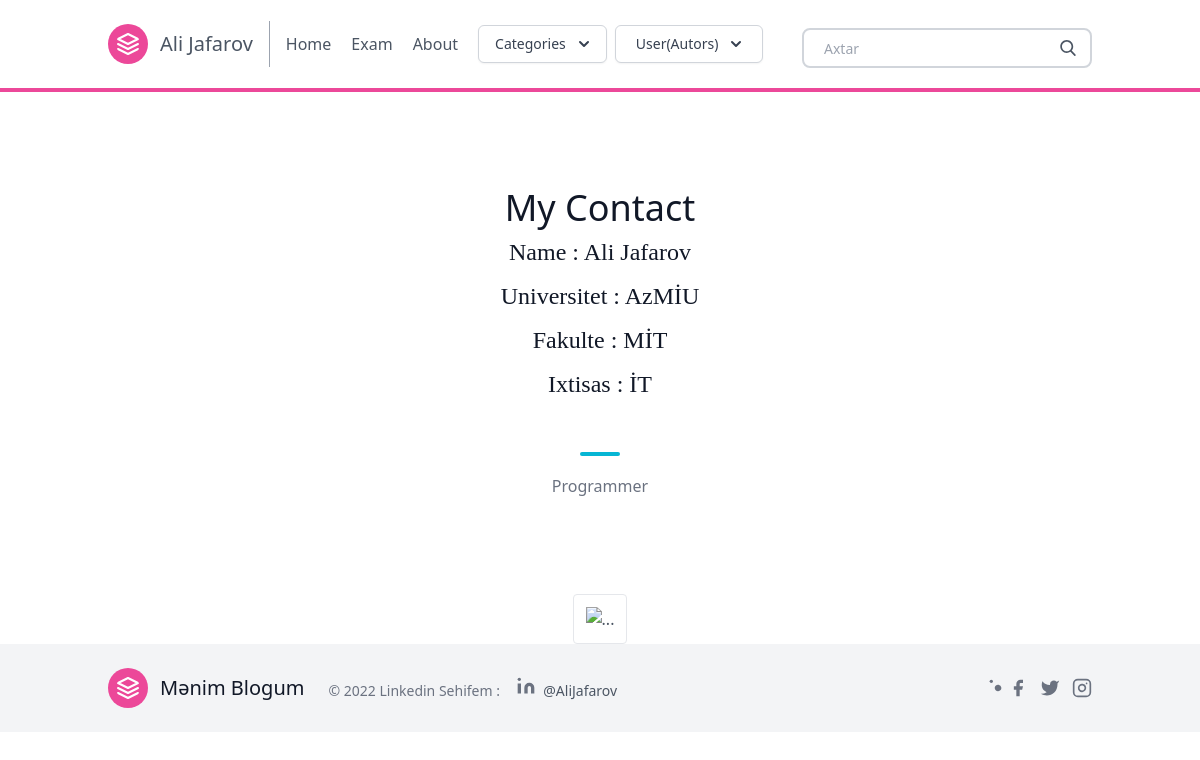
Page /exam/ on the committed database.
### posts/models.py (models this page shows, shortened)
class Exam(models.Model):
    FullName = models.CharField(max_length=20)
    Universitet = models.CharField(max_length=20, default="")
    Fakulte = models.CharField(max_length=20,default="")
    Ixtisas = models.CharField(max_length=20,default="")

### posts/views.py (the view)
# urls.py: path('exam/',exam, name='Exam'),
def exam (request):
    name=Exam.objects.get()
    Context = {
        'name': name,
    }
    return render(request,'Exam.html',Context)

### posts/templatetags/markdown_extras.py (called while the page is built)
@register.simple_tag
def get_categories():
    return Category.objects.all()

@register.simple_tag
def get_authors():
    return Author.objects.all()

### templates/Exam.html (shortened to what this page needs)
{% extends 'base.html' %}
{% block content %}
<section class="text-gray-600 body-font">
    <div class="container px-5 py-24 mx-auto">
      <div class="xl:w-1/2 lg:w-3/4 w-full mx-auto text-center">
        <h1 class="sm:text-4xl text-4xl font-medium title-font mb-2 text-gray-900">
             My Contact</h1>
        <h1 class="title-font sm:text-2xl text-xl font-serif text-gray-900 mb-3">Name : {{name.FullName}}</h1>
        <h1 class="title-font sm:text-2xl text-xl font-serif text-gray-900 mb-3">Universitet : {{name.Universitet}}</h1>
        <h1 class="title-font sm:text-2xl text-xl font-serif text-gray-900 mb-3">Fakulte : {{name.Fakulte}}</h1>
        <h1 class="title-font sm:text-2xl text-xl font-serif text-gray-900 mb-3">Ixtisas : {{name.Ixtisas}}</h1>
          <span class="inline-block h-1 w-10 rounded bg-cyan-500 mt-4 mb-3"></span>
        <p class="text-gray-500">Programmer</p>
      </div>
    </div>
	 <div class="flex flex-wrap justify-center">
      <img
      src="https://avatarfiles.alphacoders.com/109/109618.png"
      class="p-3 bg-white border rounded max-w-sm"
      alt="..."
    />
    </div>
  </section>
{% endblock content %}

### rows in the picture
Exam: FullName "Ali Jafarov", Universitet "AzMİU", Fakulte "MİT", Ixtisas "İT"
